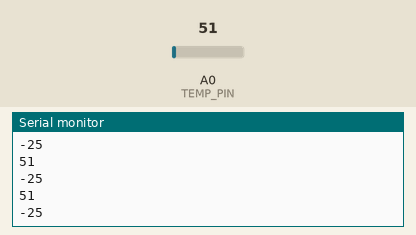
Recording of a sketch running on a simulated Arduino Uno, built with avr-gcc and run on an emulated ATmega328P. Parts: the last lines printed to the serial monitor. Inputs (shaded band) come from the test bench; at power-on: A0 (TEMP_PIN) = 51.

Above: at 1.2 s.
1.3 s: A0 (TEMP_PIN) set to 61
At 1.31 s:
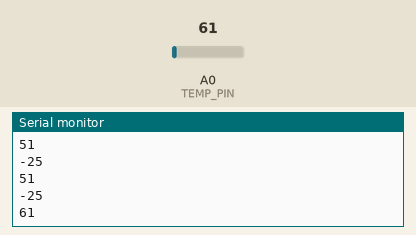
2.8 s: A0 (TEMP_PIN) set to 71
At 2.82 s:
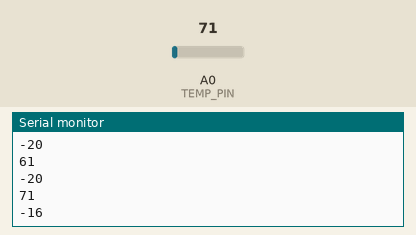
Timing chart, 0 to 5.8 s (numbered marks = the images above; inputs shaded):
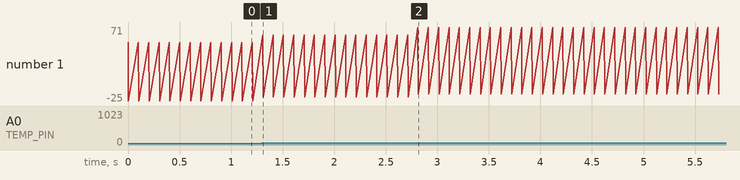

Measured:
- after the input at 1.3 s, the serial monitor: prints a new line at once (image 1)
- after the input at 2.8 s, the serial monitor: prints a new line at once (image 2)
- plotted number 1: -25 → -20 after the input at 1.3 s, -20 → -16 after the input at 2.8 s

The sketch:

Opdracht_5.ino
```cpp
//analoge input defineren
const int TEMP_PIN = A0;

//serieele poort defineren met de bandbreedte
void setup()
{
	Serial.begin(9600);
}

//loop om de tempratuur uit te lezen van de tempratuur sensor
void loop()
{
  int tempValue = analogRead(TEMP_PIN);

  //waarde van de sensor zetten op de graden celius range van de sensor
  int temp_index = map(tempValue, 20, 358, -40, 125);

  //waardes printen in de console
  Serial.println(tempValue);
  Serial.println(temp_index);
  delay(100);

}
```
